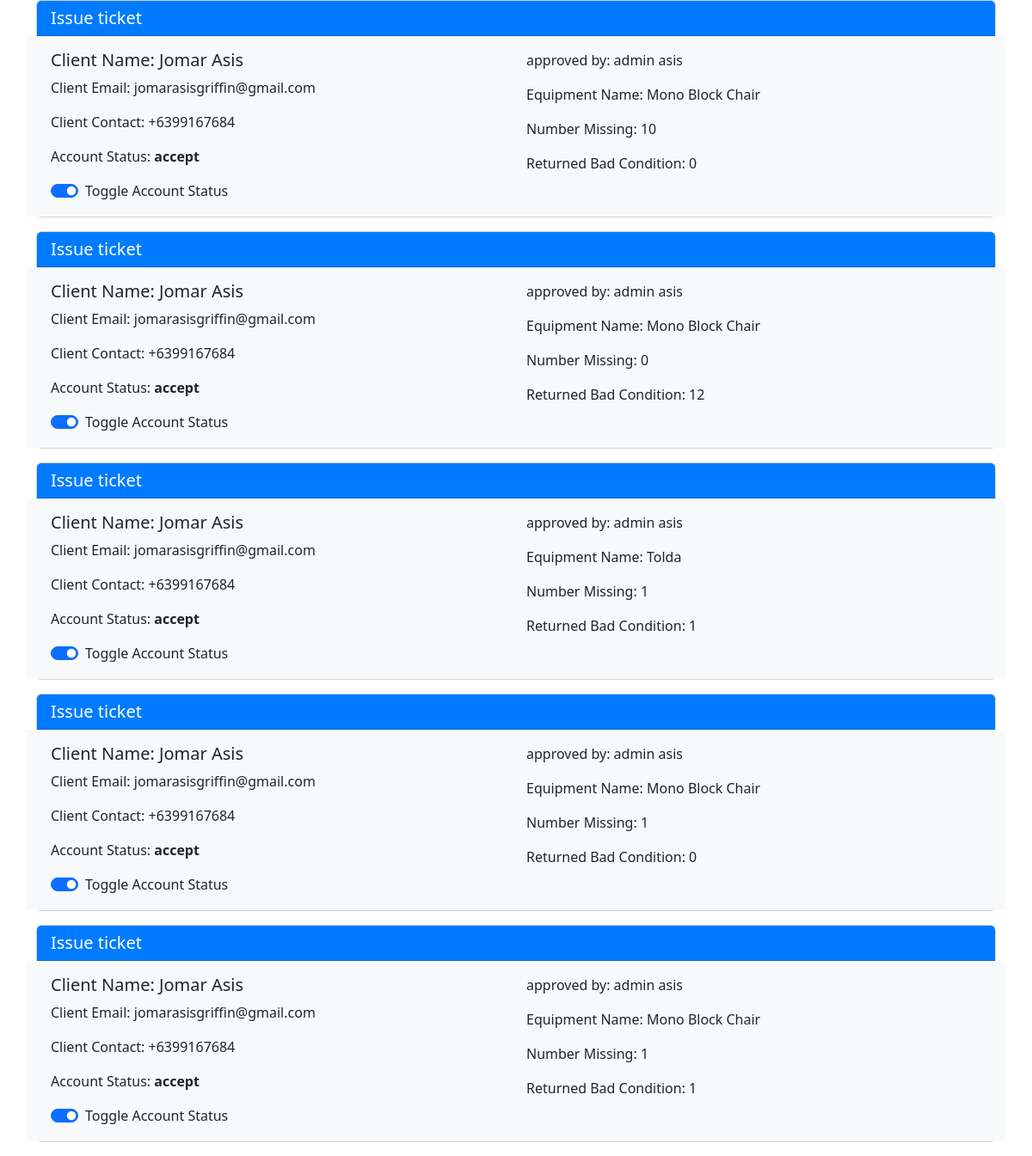
Screenshot of /admin_page/frame_equipment_issue.php with the database file from the repository.
### tables this page shows
CREATE TABLE `equipment_logs` (
  `id` int(11) NOT NULL,
  `user_id` int(11) NOT NULL,
  `request_id` int(11) NOT NULL,
  `equipment_id` int(11) NOT NULL,
  `qty` int(11) NOT NULL,
  `handed` datetime NOT NULL,
  `returned` datetime DEFAULT NULL,
  `number_missing` int(11) NOT NULL,
  `bad_condition` int(11) NOT NULL
);

CREATE TABLE `client` (
  `id` int(11) NOT NULL,
  `office_org` varchar(100) NOT NULL,
  `fname` varchar(50) NOT NULL,
  `lname` varchar(11) NOT NULL,
  `mname` varchar(11) NOT NULL,
  `email` varchar(50) NOT NULL,
  `password` varchar(11) NOT NULL,
  `contact_number` varchar(11) NOT NULL,
  `account_stat` varchar(11) NOT NULL
);

CREATE TABLE `request` (
  `id` int(10) NOT NULL,
  `facility_id` varchar(50) NOT NULL,
  `equipment_qty` varchar(100) NOT NULL,
  `subject` varchar(50) NOT NULL,
  `date` date NOT NULL,
  `time` time NOT NULL,
  `purpose` varchar(30) NOT NULL,
  `user_id` int(11) NOT NULL,
  `admin_id` int(11) NOT NULL,
  `file` varchar(100) NOT NULL,
  `status` varchar(20) DEFAULT NULL,
  `equipment_status` varchar(20) NOT NULL
);

CREATE TABLE `equipment` (
  `id` int(11) NOT NULL,
  `image_name` varchar(100) NOT NULL,
  `equipment_name` varchar(50) NOT NULL,
  `qty` int(6) NOT NULL,
  `location` varchar(50) NOT NULL,
  `supervisor_name` varchar(50) NOT NULL,
  `supervisor_contact` varchar(20) NOT NULL,
  `supervisor_email` varchar(50) NOT NULL,
  `equipment_details` varchar(100) NOT NULL,
  `equipment_condition` varchar(10) NOT NULL
);

### admin_page/frame_equipment_issue.php (the view, shortened to what this page needs)
<!DOCTYPE html>
<html lang="en">
<head>
    <link href="https://cdn.jsdelivr.net/npm/bootstrap-icons@1.10.0/font/bootstrap-icons.css" rel="stylesheet">
    <link rel="stylesheet" href="https://cdn.jsdelivr.net/npm/bootstrap@5.3.2/dist/css/bootstrap.min.css">
</head>
<body>
    <div class="container">
        <?php
        include '../dbConnect.php';
        $sql = "SELECT * FROM equipment_logs WHERE number_missing > 0 OR bad_condition > 0";
        $result = $conn->query($sql);
        if ($result && $result->num_rows > 0) {
            while ($row = $result->fetch_assoc()) {
                $cid = $row['user_id'];
                $rid = $row['request_id'];
                $equipmentId = $row['equipment_id'];
                $sqlReq = "SELECT * FROM request WHERE id = $rid";
                $resultReq = $conn->query($sqlReq);
                $sqlClient = "SELECT * FROM client WHERE id = $cid";
                $resultClient = $conn->query($sqlClient);
                $sqlEquipment = "SELECT * FROM equipment WHERE id = $equipmentId";
                $resultEquipment = $conn->query($sqlEquipment);
                echo '<div class="card mb-3">';
                echo '<div class="card-header">';
                echo '<h5 class="mb-0">Issue ticket</h5>';
                echo '</div>';
                echo '<div class="card-body row">';
                echo '<div class="col-md-6">';
                if ($resultClient && $resultClient->num_rows > 0) {
                    while ($rowClient = $resultClient->fetch_assoc()) {
                        echo '<h5 class="card-title">Client Name: ' . htmlspecialchars($rowClient["fname"] . " " . $rowClient["lname"]) . '</h5>';
                        echo '<p class="card-text">Client Email: ' . htmlspecialchars($rowClient["email"]) . '</p>';
                        echo '<p class="card-text">Client Contact: ' . htmlspecialchars($rowClient["contact_number"]) . '</p>';
                        echo '<p class="card-text">Account Status: <span id="accountStatus">' . htmlspecialchars($rowClient["account_stat"]) . '</span></p>';
                        echo '<div class="form-check form-switch">';
                        echo '<input class="form-check-input" type="checkbox" role="switch" id="flexSwitchCheckDefault"';
                        if ($rowClient["account_stat"] == 'accept') {
                            echo ' checked';
                        }
                        echo '>';
                        echo '<label class="form-check-label" for="flexSwitchCheckDefault">Toggle Account Status</label>';
                        echo '</div>';
                    }
                } else {
                    echo "Error: " . $sqlClient . "<br>" . $conn->error . "<br>" . mysqli_error($conn);
                }
                echo '</div>';
                echo '<div class="col-md-6">';
                if ($resultReq && $resultReq->num_rows > 0) {
                    while ($rowReq = $resultReq->fetch_assoc()) {
                        $adminId = $rowReq['admin_id'];
                        echo '<p class="card-text">approved by: ' . getAdminName($conn, $adminId) . '</p>';
                    }
                } else {
                    echo "Error: " . $sqlReq . "<br>" . $conn->error . "<br>" . mysqli_error($conn);
                }
                if ($resultEquipment && $resultEquipment->num_rows > 0) {
                    while ($rowEquipment = $resultEquipment->fetch_assoc()) {
                        echo '<p class="card-text">Equipment Name: ' . htmlspecialchars($rowEquipment["equipment_name"]) . '</p>';
                    }
                } else {
                    echo "Error: " . $sqlEquipment . "<br>" . $conn->error . "<br>" . mysqli_error($conn);
                }
                echo '<p class="card-text">Number Missing: ' . $row["number_missing"] . '</p>';
                echo '<p class="card-text">Returned Bad Condition: ' . $row["bad_condition"] . '</p>';
                echo '</div>';
                echo '</div></div>';
            }
        } else {
            echo "No records found.";
        }
        function getAdminName($conn, $adminId) {
            $sqlAdmin = "SELECT * FROM admin WHERE id = $adminId";
            $resultAdmin = $conn->query($sqlAdmin);
            if ($resultAdmin && $resultAdmin->num_rows > 0) {
                while ($rowAdmin = $resultAdmin->fetch_assoc()) {
                    return htmlspecialchars($rowAdmin["fname"] . " " . $rowAdmin["lname"]);
                }
            } else {
                return "Unknown Admin";
            }
        }
        ?>
    </div>
</body>
</html>

### admin_page/frame_equipment_issue.php (style rules this page uses)
.card-header { background-color: #007bff; color: #fff; }
.card-body { background-color: #f8f9fa; }
#accountStatus { font-weight: bold; }
.form-switch { margin-top: 10px; }

### rows the page displays
equipment_logs: number_missing "10", bad_condition "0"
client: fname+lname "Jomar Asis", email "jomarasisgriffin@gmail.com", contact_number "+6399167684", account_stat "accept", account_stat "☑"
request: admin.lname "admin asis"
equipment: equipment_name "Mono Block Chair"
equipment_logs: number_missing "0", bad_condition "12"
request: admin.lname "admin asis"
equipment_logs: number_missing "1", bad_condition "1"
request: admin.lname "admin asis"
equipment: equipment_name "Tolda"
equipment_logs: number_missing "1", bad_condition "0"
request: admin.lname "admin asis"
equipment_logs: number_missing "1", bad_condition "1"
request: admin.lname "admin asis"
